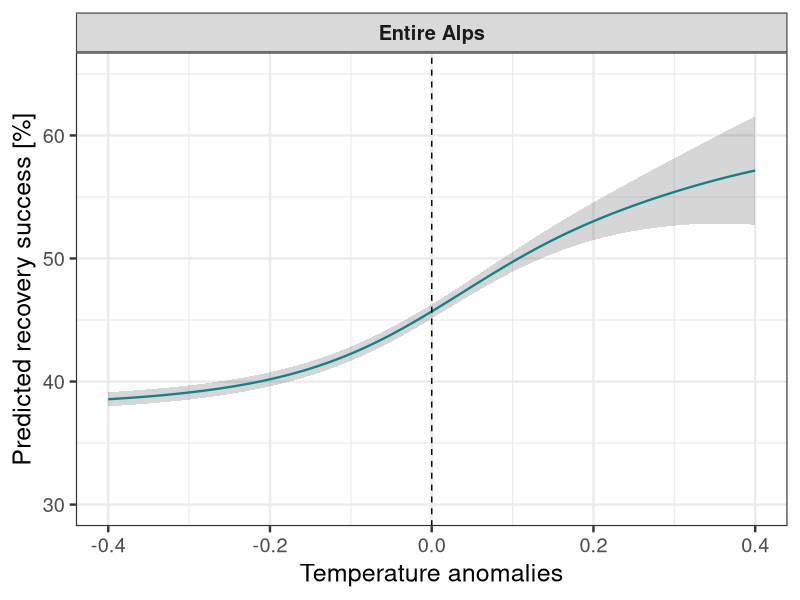
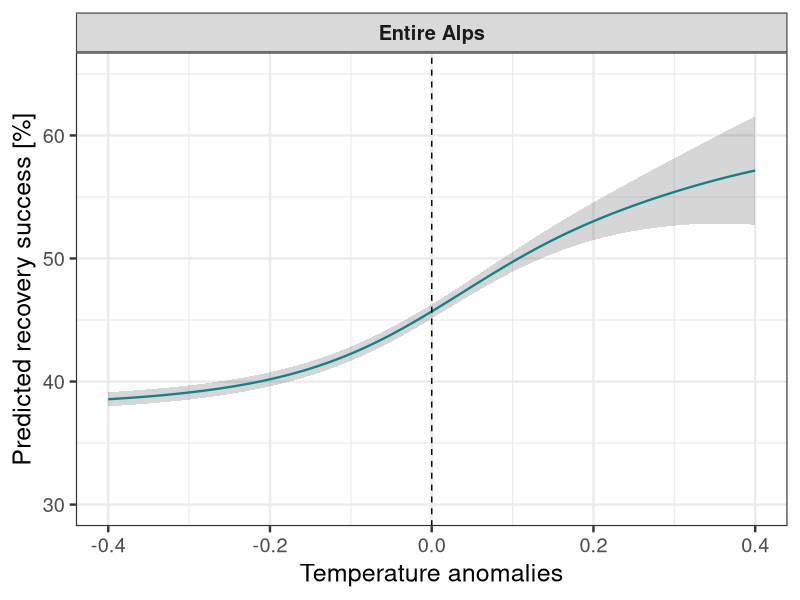

Reproduce these figures in R, in order.
library(ggplot2)

# --- x-range for temperature anomalies (adjust if needed) ---------------------
x <- seq(-0.40, 0.40, length.out = 200)

# --- Shape controls (tweak here) ---------------------------------------------
baseline  <- 38          # starting level near the cold tail
plateau_y <- 65          # upper plateau ceiling (< 65)
k         <- 7          # logistic steepness (higher = steeper)
x0        <- 0.12        # where the rise is centered (left of zero)
amp       <- 22          # total rise contributed by the logistic part
bump_amp  <- 1.5         # extra mid-range lift (gives that convex->concave feel)
bump_mu   <- 0.10        # bump center
bump_sd   <- 0.12        # bump width
x_plateau <- 0.20        # start flattening around here
flat_k    <- 20          # sharpness of the flattening hinge (higher = sharper)

# Logistic rise + small Gaussian "bump" for mid-range curvature
rise <- amp * plogis(k * (x - x0))
bump <- bump_amp * exp(-((x - bump_mu)^2) / (2 * bump_sd^2))

mu_raw <- baseline + rise + bump

# Soft plateau after ~0.30 (subtract slope beyond hinge so it flattens)
soft_hinge <- function(x, k = 7, x0 = 0.12) log1p(exp(k * (x - x0))) / k
mu <- mu_raw - 1.0 * soft_hinge(x, k = flat_k, x0 = x_plateau)

# Enforce an upper ceiling
mu <- pmin(mu, plateau_y)



# --- CIs: quadratic growth toward tails (option 2) ----------------------------
rng <- diff(range(x))
xc  <- mean(range(x))                    # center
dR  <- pmax((x - xc) / (rng/2), 0)       # 0 left side … 1 far right
se  <- 0.18 + 1.20 * dR^2                # only the right tail widens
z   <- 3.2

df_global <- data.frame(
  x   = x,
  fit = mu,
  lo  = mu - z * se,
  hi  = mu + z * se
)


# --- Plot ---------------------------------------------------------------------
# Add a constant facet variable
df_global$panel <- factor("Entire Alps", levels = "Entire Alps")

ggplot(df_global, aes(x, fit)) +
  geom_ribbon(aes(ymin = lo, ymax = hi), alpha = 0.20) +
  geom_line(linewidth = 0.8, color = "#11828A") +
  geom_vline(xintercept = 0, linetype = "dashed", linewidth = 0.5) +
  facet_wrap(~ panel) +  # <- fake facet gives you the grey strip
  labs(x = "Temperature anomalies", y = "Predicted recovery success [%]") +
  coord_cartesian(xlim = c(-0.40, 0.40), ylim = c(30, 65)) +
  theme_bw(base_size = 18) +
  theme(
    strip.background = element_rect(fill = "grey85", colour = "grey30"),
    strip.text       = element_text(face = "bold")
  )

ggsave("/mnt/eo/EO4Alps/figs/temp_entire_Alps.png", width = 7, height = 6, dpi = 300)
